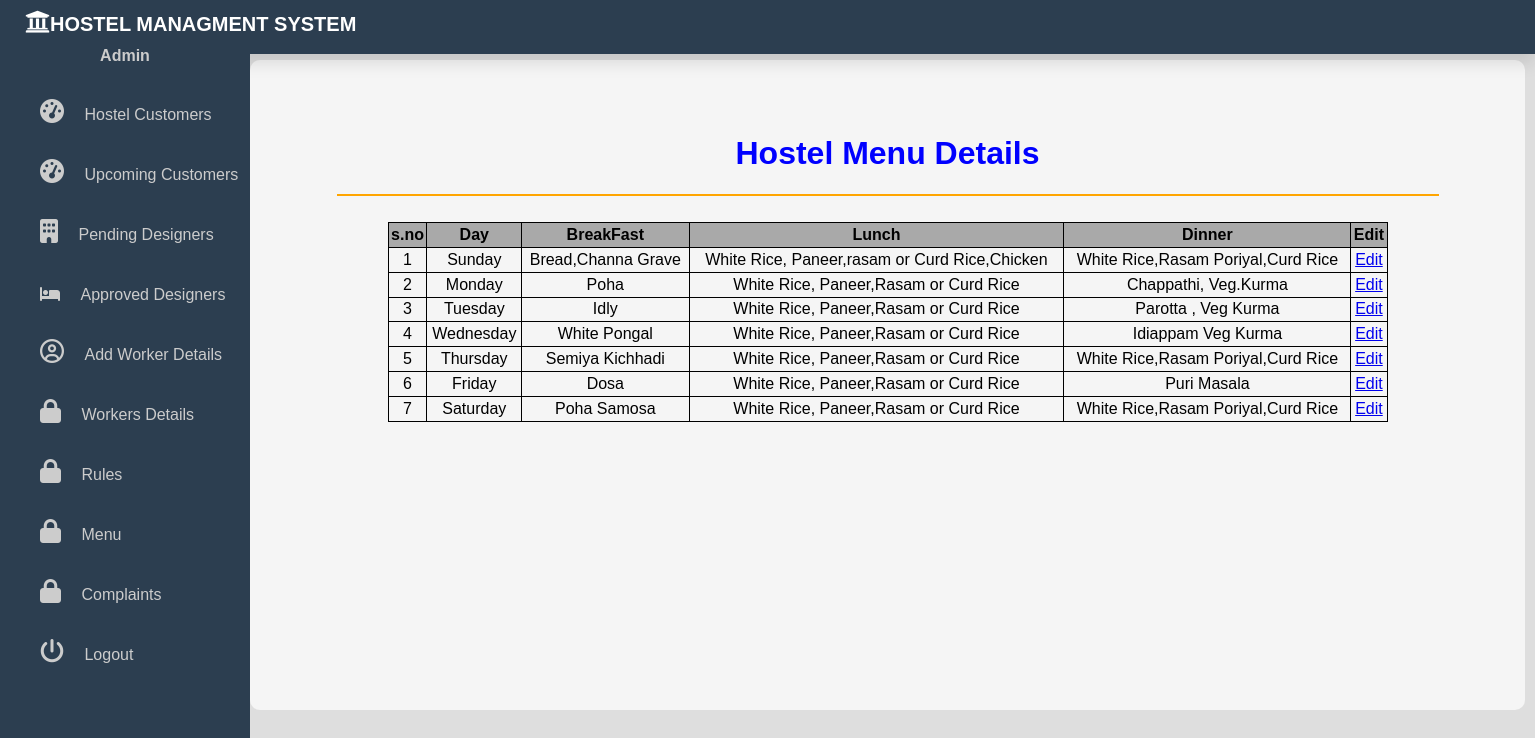
Page /admin-menu/ (signed in) on the committed database.
### core/models.py (models this page shows)
class Menu(models.Model):
    day=models.CharField(max_length=100)
    breakfast=models.CharField(max_length=1000)
    lunch=models.CharField(max_length=1000)
    dinner=models.CharField(max_length=1000)

### core/views.py (the view)
# urls.py: path('admin-menu/',views.admin_menu,name='admin-menu'),
@login_required(login_url='admin-sign-in')
def admin_menu(request):
    menu=Menu.objects.all()
    return render(request,'admin/menu.html',{'menus':menu})

### templates/admin/menu.html (shortened to what this page needs)
<!DOCTYPE html>
<html lang="en">
<head>
    <link rel="stylesheet" href="https://cdnjs.cloudflare.com/ajax/libs/font-awesome/4.7.0/css/font-awesome.min.css">
</head>
<body>
    {% include 'admin/base.html' %}
<div class="container"><br><br><br>
<center><h1>Hostel Menu Details</h1></center>
<hr color="orange" width="1100"><br>
<table border="1" height="200" width="1000" align="center" >
<tr align="center" background-color="blue">
    <th >s.no</th>  <th>Day</th>   <th>BreakFast</th>  <th>Lunch</th> <th> Dinner</th> <th>Edit</th>
</tr>
 {% for menu in  menus %}
<tr align="center" >
    <td>{{forloop.counter}}</td>
       <td>{{menu.day}}</td>
       <td>{{menu.breakfast}}</td>
       <td>{{menu.lunch}}</td>
       <td>{{menu.dinner}}</td>
       <td><a href="{% url 'admin-menu-edit' menu.id  %}">Edit</a></td>
</tr>
{% endfor %}
</div>
</body>
</html>

### templates/admin/menu.html (style rules this page uses)
body { margin: 0; font-family: Arial, Helvetica, sans-serif; background-color: ghostwhite; }
.container { background-color: whitesmoke; margin-left: 250px; height:650px; margin-top: 60px; width: 1275px; border-radius: 10px; box-shadow:4px; }
table, th, td { border: 1px solid black; border-collapse: collapse; border-color: black; }
th { background-color: darkgray; }
h1 { color:blue; }

### templates/admin/base.html (style rules this page uses)
body { background: #dedede; font-family: Arial, Helvetica, sans-serif; margin: 0; padding: 0; }

### rows in the picture
Menu: day "Sunday", breakfast "Bread,Channa Grave", lunch "White Rice, Paneer,rasam or Curd Rice,Chicken", dinner "White Rice,Rasam Poriyal,Curd Rice"
Menu: day "Monday", breakfast "Poha", lunch "White Rice, Paneer,Rasam or Curd Rice", dinner "Chappathi, Veg.Kurma"
Menu: day "Tuesday", breakfast "Idly", lunch "White Rice, Paneer,Rasam or Curd Rice", dinner "Parotta , Veg Kurma"
Menu: day "Wednesday", breakfast "White Pongal", lunch "White Rice, Paneer,Rasam or Curd Rice", dinner "Idiappam Veg Kurma"
Menu: day "Thursday", breakfast "Semiya Kichhadi", lunch "White Rice, Paneer,Rasam or Curd Rice", dinner "White Rice,Rasam Poriyal,Curd Rice"
Menu: day "Friday", breakfast "Dosa", lunch "White Rice, Paneer,Rasam or Curd Rice", dinner "Puri Masala"
Menu: day "Saturday", breakfast "Poha Samosa", lunch "White Rice, Paneer,Rasam or Curd Rice", dinner "White Rice,Rasam Poriyal,Curd Rice"
